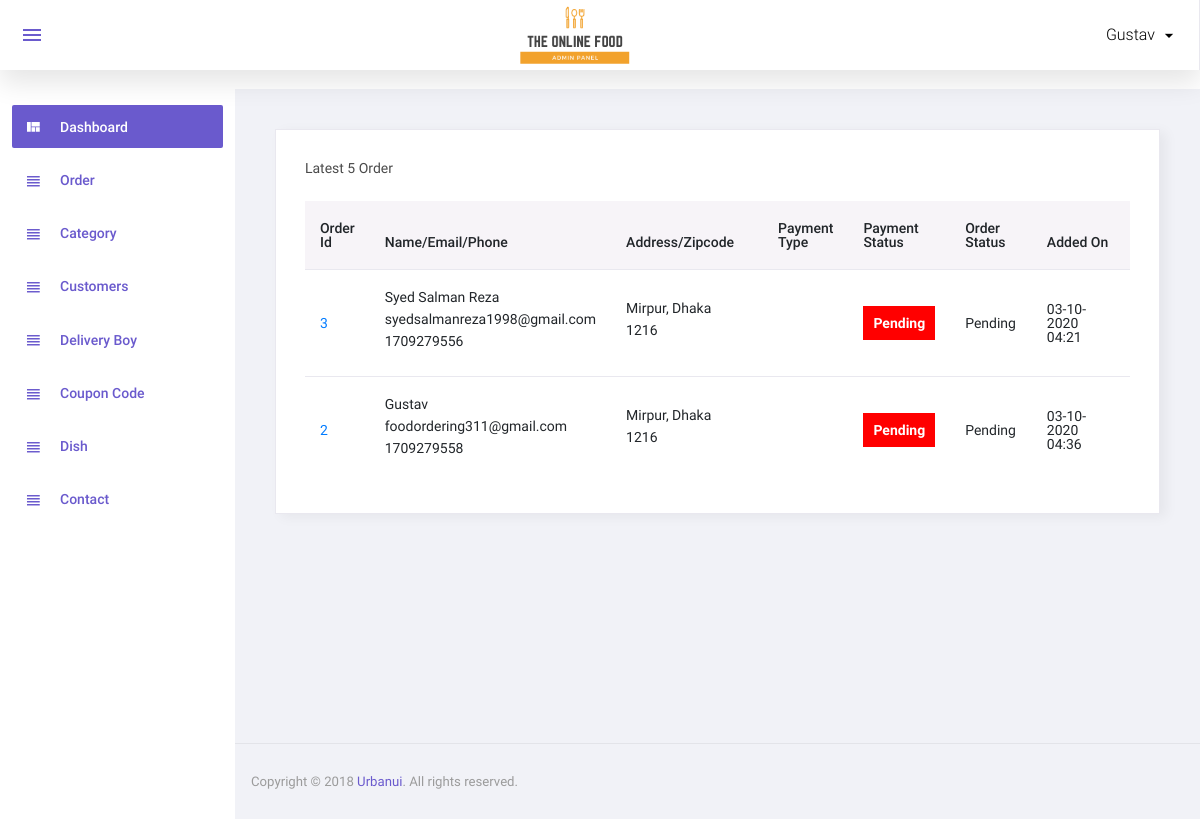
The app's page /admin/Welcome_Page.php (signed in), older data.
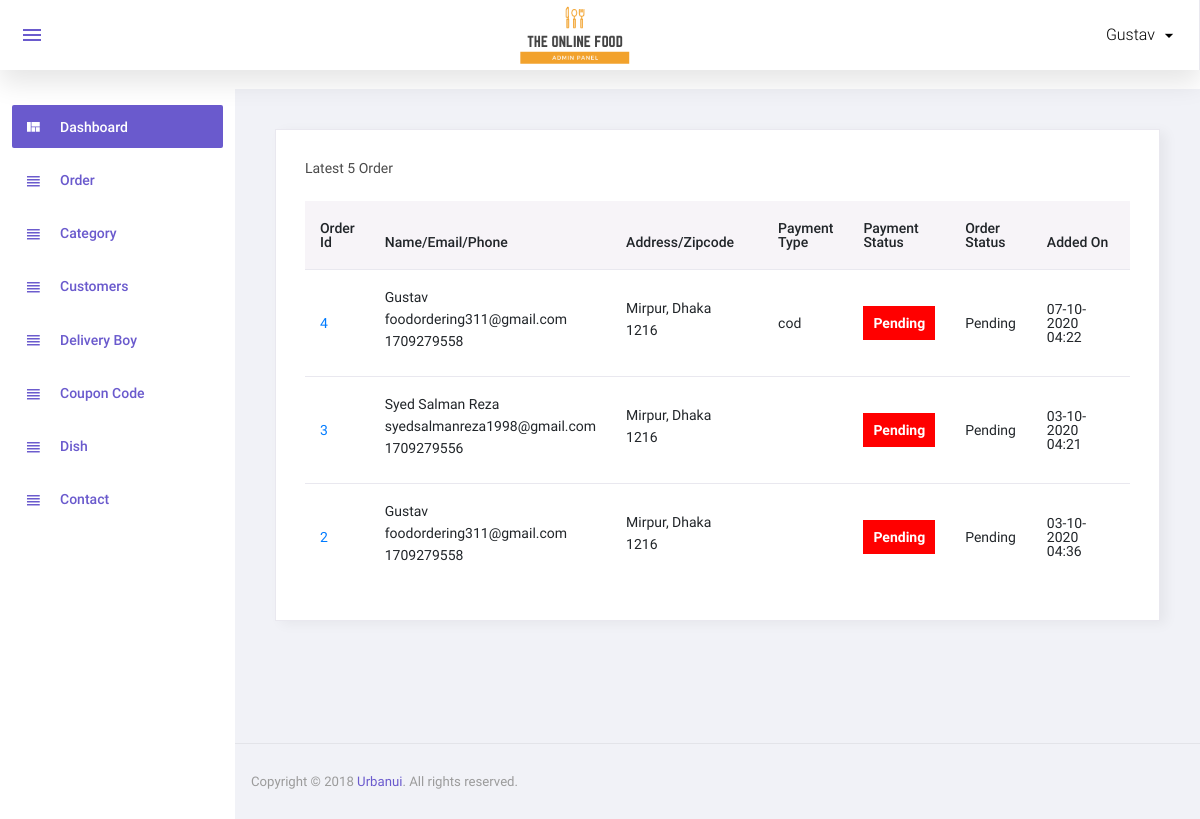
The same page, newer data.
### tables this page shows
CREATE TABLE `order_master` (
  `id` int(11) NOT NULL,
  `user_id` int(11) NOT NULL,
  `name` varchar(50) NOT NULL,
  `email` varchar(50) NOT NULL,
  `phone` varchar(50) NOT NULL,
  `address` text NOT NULL,
  `total_price` float NOT NULL,
  `zipcode` varchar(10) NOT NULL,
  `delivery_boy_id` int(11) NOT NULL,
  `payment_status` varchar(20) NOT NULL,
  `order_status` int(11) NOT NULL,
  `added_on` datetime NOT NULL,
  `payment_type` varchar(20) NOT NULL
);

CREATE TABLE `order_status` (
  `id` int(11) NOT NULL,
  `order_status` varchar(50) NOT NULL
);

### admin/Welcome_Page.php (the view, shortened to what this page needs)
<?php include ('top.php');
$sql="select order_master.*,order_status.order_status as order_status_str from order_master,order_status where order_master.order_status=order_status.id order by order_master.id desc limit 5";
$res=mysqli_query($con,$sql);
?>
<div class="row">
    <div class="col-12">
        <div class="card">
            <div class="card-body">
                <h4 class="card-title">Latest 5 Order</h4>
                <div class="table-responsive">
                    <table class="table table-hover">
                        <thead>
                        <tr>
                            <th width="5%">Order Id</th>
                            <th width="20%">Name/Email/Phone</th>
                            <th width="20%">Address/Zipcode</th>
                            <th width="10%">Payment Type</th>
                            <th width="10%">Payment Status</th>
                            <th width="10%">Order Status</th>
                            <th width="15%">Added On</th>
                        </tr>
                        </thead>
                        <tbody>
                        <?php if(mysqli_num_rows($res)>0){
                            while($row=mysqli_fetch_assoc($res)){
                                ?>
                                <tr>
                                    <td>
                                        <div class="div_order_id">
                                            <a href="order_detail.php?id=<?php echo $row['id']?>"><?php echo $row['id']?></a>
                                        </div>
                                    </td>
                                    <td>
                                        <p><?php echo $row['name']?></p>
                                        <p><?php echo $row['email']?></p>
                                        <p><?php echo $row['phone']?></p>
                                    <td>
                                        <p><?php echo $row['address']?></p>
                                        <p><?php echo $row['zipcode']?></p>
                                    </td>
                                    <td><?php echo $row['payment_type']?></td>
                                    <td>
                                        <div class="payment_status payment_status_<?php echo $row['payment_status']?>"><?php echo ucfirst($row['payment_status'])?></div>
                                    </td>
                                    <td><?php echo $row['order_status_str']?></td>
                                    <td>
                                        <?php
                                        $dateStr=strtotime($row['added_on']);
                                        echo date('d-m-Y h:s',$dateStr);
                                        ?>
                                    </td>
                                </tr>
                                <?php
                            } } else { ?>
                            <tr>
                                <td colspan="6">No data found</td>
                            </tr>
                        <?php } ?>
                        </tbody>
                    </table>
                </div>
            </div>
        </div>
    </div>
</div>
<?php include ('footer.php');?>

### admin/top.php (shortened to what this page needs)
<!DOCTYPE html>
<html lang="en">
<head>
    <link rel="stylesheet" href="assets/css/materialdesignicons.min.css">
    <link rel="stylesheet" href="assets/css/vendor.bundle.base.css">
    <link rel="stylesheet" href="assets/css/dataTables.bootstrap4.css">
    <link rel="stylesheet" href="assets/css/bootstrap-datepicker.min.css">
    <link rel="stylesheet" href="assets/css/style.css">
</head>
<body class="sidebar-light">
<div class="container-scroller">
    <nav class="navbar col-lg-12 col-12 p-0 fixed-top d-flex flex-row">
        <div class="navbar-menu-wrapper d-flex align-items-stretch justify-content-between">
            <ul class="navbar-nav mr-lg-2 d-none d-lg-flex">
                <li class="nav-item nav-toggler-item">
                    <button class="navbar-toggler align-self-center" type="button" data-toggle="minimize">
                        <span class="mdi mdi-menu"></span>
                    </button>
                </li>
            </ul>
            <div class="text-center navbar-brand-wrapper d-flex align-items-center justify-content-center">
                <a class="navbar-brand brand-logo" href="Welcome_Page.php"><img src="assets/images/logo22.png" alt="logo"/></a>
            </div>
            <ul class="navbar-nav navbar-nav-right">
                <li class="nav-item nav-profile dropdown">
                    <a class="nav-link dropdown-toggle" href="#" data-toggle="dropdown" id="profileDropdown">
                        <span class="nav-profile-name"><?php echo $_SESSION['ADMIN_USER'] ?></span>
                    </a>
                </li>
            </ul>
        </div>
    </nav>
    <div class="container-fluid page-body-wrapper">
        <nav class="sidebar sidebar-offcanvas" id="sidebar">
            <ul class="nav">
                <li class="nav-item">
                    <a class="nav-link" href="Welcome_Page.php">
                        <i class="mdi mdi-view-quilt menu-icon"></i>
                        <span class="menu-title">Dashboard</span>
                    </a>
                </li>
                <li class="nav-item">
                    <a class="nav-link" href="order.php">
                        <i class="mdi mdi-view-headline menu-icon"></i>
                        <span class="menu-title">Order</span>
                    </a>
                </li>
                <li class="nav-item">
                    <a class="nav-link" href="category.php">
                        <i class="mdi mdi-view-headline menu-icon"></i>
                        <span class="menu-title">Category</span>
                    </a>
                </li>
                <li class="nav-item">
                    <a class="nav-link" href="user.php">
                        <i class="mdi mdi-view-headline menu-icon"></i>
                        <span class="menu-title">Customers</span>
                    </a>
                </li>
                <li class="nav-item">
                    <a class="nav-link" href="delivery_boy.php">
                        <i class="mdi mdi-view-headline menu-icon"></i>
                        <span class="menu-title">Delivery Boy</span>
                    </a>
                </li>
                <li class="nav-item">
                    <a class="nav-link" href="coupon_code.php">
                        <i class="mdi mdi-view-headline menu-icon"></i>
                        <span class="menu-title">Coupon Code</span>
                    </a>
                </li>
                <li class="nav-item">
                    <a class="nav-link" href="dish.php">
                        <i class="mdi mdi-view-headline menu-icon"></i>
                        <span class="menu-title">Dish</span>
                    </a>
                </li>
                <li class="nav-item">
                    <a class="nav-link" href="contact_admin.php">
                        <i class="mdi mdi-view-headline menu-icon"></i>
                        <span class="menu-title">Contact</span>
                    </a>
                </li>
            </ul>
        </nav>
        <div class="main-panel">
            <div class="content-wrapper">

### admin/footer.php (shortened to what this page needs)
</div>
<footer class="footer">
    <div class="d-sm-flex justify-content-center justify-content-sm-between">
        <span class="text-muted text-center text-sm-left d-block d-sm-inline-block">Copyright © 2018 <a href="https://www.urbanui.com/" target="_blank">Urbanui</a>. All rights reserved.</span>
    </div>
</footer>
</div>
</div>
</div>
</body>
</html>

Row changes from the older to the newer data that the page shows:
added order_master: id "4", name "Gustav", email "foodordering311@gmail.com", phone "1709279558", address "Mirpur, Dhaka", zipcode "1216", payment_type "cod", payment_status "Pending", order_status.order_status "Pending", added_on "07-10-2020 04:22"
